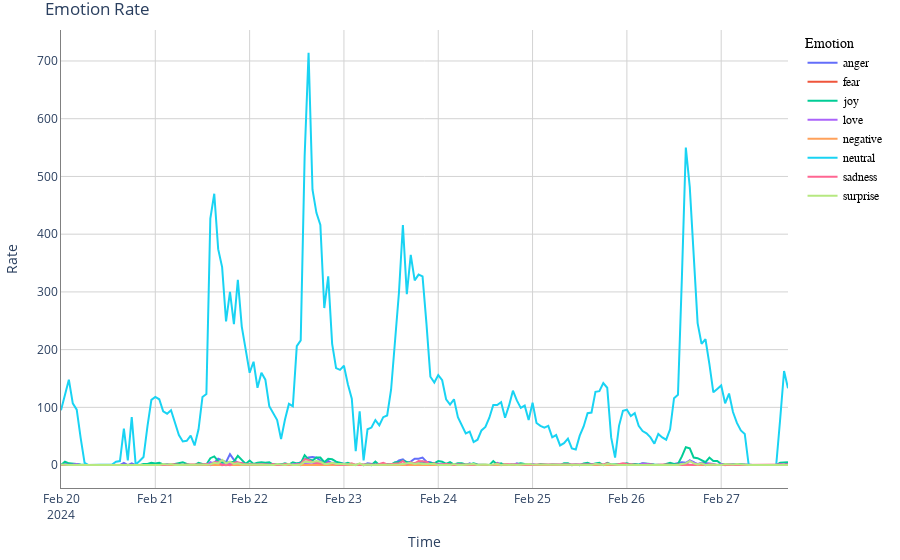

The code cell stored with this chart in its notebook:
### Markdown cell above
Emotions over time (percentage)

### Code cell
import plotly.graph_objects as go

# Assuming 'hourly_sentiments' is your DataFrame

# Create a Plotly figure
fig = go.Figure()

# Add traces for each column in the DataFrame without specifying colors
for column in hourly_emotions.columns:
    fig.add_trace(go.Scatter(x=hourly_emotions.index, y=hourly_emotions[column],
                            mode='lines', name=column))

# Update layout with titles, axis labels, and grid lines
fig.update_layout(
    title='Emotion Rate',
    xaxis_title='Time',
    yaxis_title='Rate',
    xaxis=dict(showline=True, showgrid=True, linecolor='gray', gridcolor='lightgray'),
    yaxis=dict(showline=True, showgrid=True, linecolor='gray', gridcolor='lightgray'),
    plot_bgcolor='white',
    legend_title='Emotion',
    legend=dict(traceorder='normal', font=dict(family="sans-serif", size=12, color="black")),
    margin=dict(l=20, r=20, t=30, b=20)
)

# Show the figure
fig.show()

### Figure 1 — Plotly figure (JSON) as saved in the notebook; plotly's stock layout.template omitted (floating-point values rounded to 4 significant figures; data arrays with more than 128 entries replaced by an {"elided": "..."} marker saying what was removed)
{"data": [{"mode": "lines", "name": "anger", "type": "scatter", "x": {"elided": "186 str values"}, "y": {"elided": "186 int values"}}, {"mode": "lines", "name": "fear", "type": "scatter", "x": {"elided": "186 str values"}, "y": {"elided": "186 int values"}}, {"mode": "lines", "name": "joy", "type": "scatter", "x": {"elided": "186 str values"}, "y": {"elided": "186 int values"}}, {"mode": "lines", "name": "love", "type": "scatter", "x": {"elided": "186 str values"}, "y": {"elided": "186 int values"}}, {"mode": "lines", "name": "negative", "type": "scatter", "x": {"elided": "186 str values"}, "y": {"elided": "186 int values"}}, {"mode": "lines", "name": "neutral", "type": "scatter", "x": {"elided": "186 str values"}, "y": {"elided": "186 int values"}}, {"mode": "lines", "name": "sadness", "type": "scatter", "x": {"elided": "186 str values"}, "y": {"elided": "186 int values"}}, {"mode": "lines", "name": "surprise", "type": "scatter", "x": {"elided": "186 str values"}, "y": {"elided": "186 int values"}}], "layout": {"legend": {"font": {"color": "black", "family": "sans-serif", "size": 12}, "title": {"text": "Emotion"}, "traceorder": "normal"}, "margin": {"b": 20, "l": 20, "r": 20, "t": 30}, "plot_bgcolor": "white", "title": {"text": "Emotion Rate"}, "xaxis": {"gridcolor": "lightgray", "linecolor": "gray", "showgrid": true, "showline": true, "title": {"text": "Time"}}, "yaxis": {"gridcolor": "lightgray", "linecolor": "gray", "showgrid": true, "showline": true, "title": {"text": "Rate"}}}}
